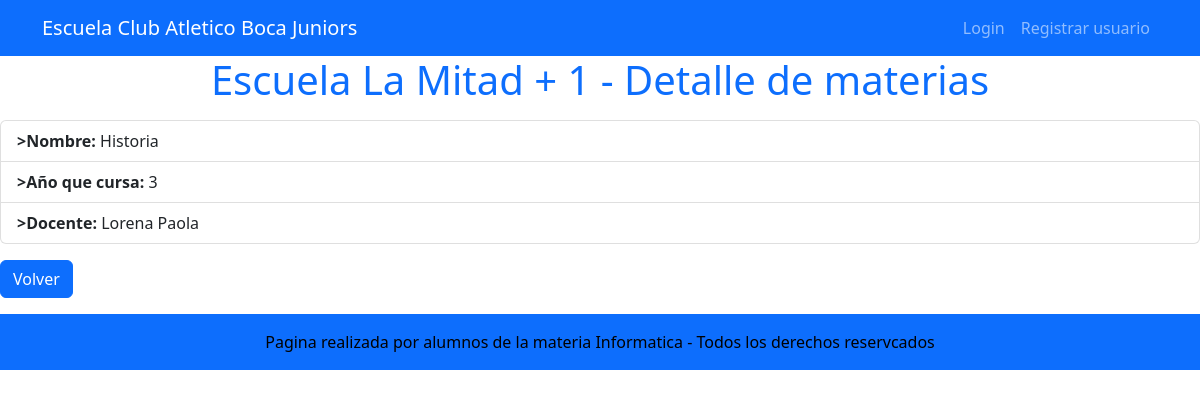
Screenshot of /materia/detalle_materia/9 with the database file from the repository.
### materia/models.py (models this page shows, shortened)
class Materia(models.Model):
    nombre = models.CharField(max_length=150, unique=False)
    año_materia= models.IntegerField(null=True, unique=False)
    docente = models.CharField(max_length=150, null=True,  unique=False)

### materia/views.py (the view)
# urls.py: path("detalle_materia/<int:pk>", detalle_materia, name="detalle_materia"),
def detalle_materia(request, pk:int):
    consulta = Materia.objects.get(id=pk)
    contexto = {"materia": consulta}
    return render(request, "materia/detalle_materias.html", contexto)

### materia/templates/materia/detalle_materias.html (shortened to what this page needs)
{% extends 'core/base.html' %}
{% block titulo_aplicacion%}
Escuela La Mitad + 1 - Detalle de materias
{% endblock titulo_aplicacion%}
{% block contenido%}
    <ul class="list-group my-3">
        <li class="list-group-item"><strong>>Nombre: </strong>{{ materia.nombre }} </li>
        <li class="list-group-item"><strong>>Año que cursa: </strong>{{materia.año_materia}}</li>
        <li class="list-group-item"><strong>>Docente: </strong> {{materia.docente}}</li>
    </ul>
    <div class="my-3">
    <a href="{% url 'materia:listado_materias' %}" class="btn btn-primary">Volver</a>
    </div>
{% endblock contenido %}

### rows the page displays
Materia: nombre "Historia", año_materia "3", docente "Lorena Paola"
